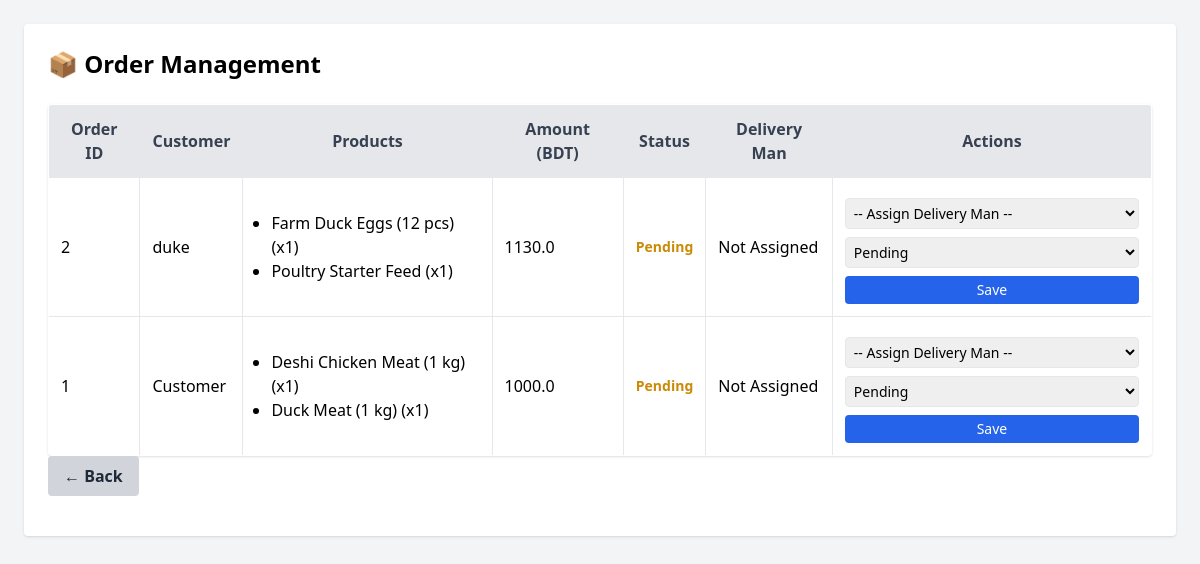
The page /admin/manage-orders (signed in) on the database as committed earlier.
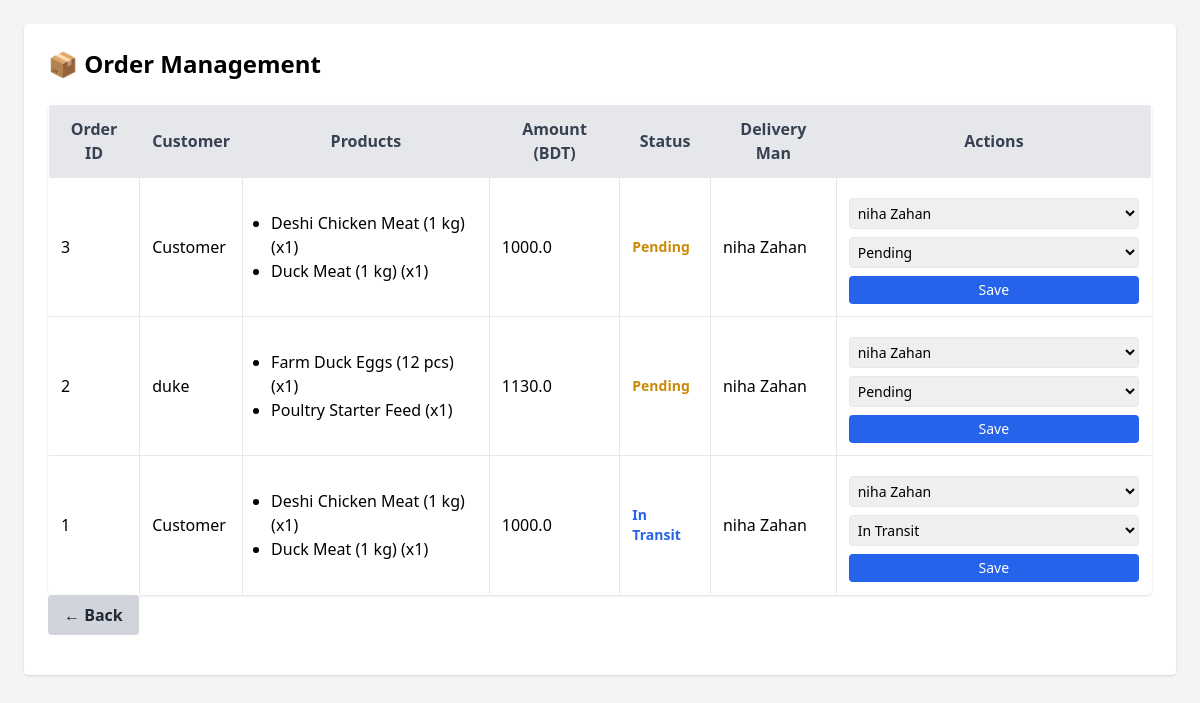
The same page on the database as committed later.
### models.py (models this page shows, shortened)
class Order(db.Model):
    id = db.Column(db.Integer, primary_key=True)
    customer_id = db.Column(db.Integer, db.ForeignKey('user.id'))
    delivery_man_id = db.Column(db.Integer, db.ForeignKey('user.id'))
    status = db.Column(db.String(20), default='Pending')  # Pending, In Transit, Delivered, Cancelled
    total_amount = db.Column(db.Float)
    shipping_address = db.Column(db.Text)
    order_date = db.Column(db.DateTime, default=datetime.utcnow)
    delivery_date = db.Column(db.DateTime)
    priority = db.Column(db.Enum(PriorityLevel), default=PriorityLevel.medium)
    customer = db.relationship('User', foreign_keys=[customer_id], backref='customer_orders')
    delivery_man = db.relationship('User', foreign_keys=[delivery_man_id], backref='delivery_orders')
    @property
    def customer_name(self):
        return self.customer.name if self.customer else "Unknown Customer"

class User(db.Model):
    id = db.Column(db.Integer, primary_key=True)
    email = db.Column(db.String(100), unique=True, nullable=False)
    name = db.Column(db.String(100), nullable=False)
    password = db.Column(db.String(200), nullable=False)
    role = db.Column(db.String(50), nullable=False)  # admin, manager, farmer, delivery_man, customer
    phone = db.Column(db.String(20))
    address = db.Column(db.Text)
    blood_group = db.Column(db.String(5))
    image = db.Column(db.String(200))

class OrderItem(db.Model):
    id = db.Column(db.Integer, primary_key=True)
    order_id = db.Column(db.Integer, db.ForeignKey('order.id'))
    product_id = db.Column(db.Integer, db.ForeignKey('product.id'))
    quantity = db.Column(db.Integer, default=1)
    price = db.Column(db.Float)
    order = db.relationship('Order', backref='items')
    product = db.relationship('Product')

class Product(db.Model):
    id = db.Column(db.Integer, primary_key=True)
    name = db.Column(db.String(100), nullable=False)
    category = db.Column(db.String(100), nullable=False)
    quantity = db.Column(db.Integer, nullable=False)
    unit_price = db.Column(db.Float, nullable=False)
    product_description = db.Column(db.String(200), nullable=True)
    image = db.Column(db.String(100), nullable=True)  # Add this line for the image
    added_by = db.Column(db.Integer, db.ForeignKey('user.id'), nullable=False)

### app.py (the view, shortened to what this page needs)
@app.route('/admin/manage-orders', methods=['GET', 'POST'])
def manage_orders():
    if 'user_id' not in session:
        return redirect(url_for('login'))
    user = User.query.get(session['user_id'])
    if not user or user.role not in ['admin', 'manager']:
        return redirect(url_for('login'))
    orders = Order.query.order_by(Order.priority.desc(), Order.order_date.desc()).all()
    delivery_men = User.query.filter_by(role='delivery_man').all()
    return render_template('admin_manager_orders.html', user=user, orders=orders, delivery_men=delivery_men)

### templates/admin_manager_orders.html (shortened to what this page needs)
<!DOCTYPE html>
<html lang="en">
<head>
    <script src="https://cdn.tailwindcss.com"></script>
</head>
<body class="bg-gray-100 p-6">
  <div class="max-w-7xl mx-auto bg-white p-6 rounded shadow">
    <h1 class="text-2xl font-bold mb-6">📦 Order Management</h1>
    <table class="min-w-full bg-white border rounded shadow overflow-hidden">
      <thead class="bg-gray-200 text-gray-700">
        <tr>
          <th class="p-3 border">Order ID</th>
          <th class="p-3 border">Customer</th>
          <th class="p-3 border">Products</th>
          <th class="p-3 border">Amount (BDT)</th>
          <th class="p-3 border">Status</th>
          <th class="p-3 border">Delivery Man</th>
          <th class="p-3 border">Actions</th>
        </tr>
      </thead>
      <tbody>
        {% for order in orders %}
        <tr class="border-t">
          <td class="p-3 border">{{ order.id }}</td>
          <td class="p-3 border">{{ order.customer_name }}</td>
          <td class="p-3 border">
            <ul class="list-disc pl-4">
              {% for item in order.items %}
              <li>{{ item.product.name }} (x{{ item.quantity }})</li>
              {% endfor %}
            </ul>
          </td>
          <td class="p-3 border">{{ order.total_amount }}</td>
          <td class="p-3 border font-semibold text-sm">
            <span class="{% if order.status == 'Pending' %}text-yellow-600{% elif order.status == 'In Transit' %}text-blue-600{% elif order.status == 'Delivered' %}text-green-600{% endif %}">
              {{ order.status }}
            </span>
          </td>
          <td class="p-3 border">
            {{ order.delivery_man.name if order.delivery_man else "Not Assigned" }}
          </td>
          <td class="p-3 border">
            <form method="POST" class="space-y-2">
              <select name="delivery_man_id" class="border p-1 rounded w-full text-sm">
                <option value="">-- Assign Delivery Man --</option>
                {% for man in delivery_men %}
                  <option value="{{ man.id }}" {% if order.delivery_man_id == man.id %}selected{% endif %}>
                    {{ man.name }}
                  </option>
                {% endfor %}
              </select>
              <select name="status" class="border p-1 rounded w-full text-sm">
                <option value="Pending" {% if order.status == 'Pending' %}selected{% endif %}>Pending</option>
                <option value="In Transit" {% if order.status == 'In Transit' %}selected{% endif %}>In Transit</option>
              </select>
              <button type="submit" class="bg-blue-600 text-white w-full py-1 rounded hover:bg-blue-700 text-sm">
                Save
              </button>
            </form>
          </td>
        </tr>
        {% else %}
        <tr>
          <td colspan="7" class="p-4 text-center text-gray-500">No orders found.</td>
        </tr>
        {% endfor %}
      </tbody>
    </table>
    <div class="mb-4">
      <a href="{% if user.role == 'admin' %}{{ url_for('admin_panel') }}{% elif user.role == 'manager' %}{{ url_for('manager_dashboard') }}{% else %}{{ url_for('customer_dashboard') }}{% endif %}"
        class="inline-block bg-gray-300 hover:bg-gray-400 text-gray-800 font-semibold py-2 px-4 rounded">
        ← Back
      </a>
    </div>
  </div>
</body>
</html>

Rows that differ between the two databases and show on the page:
added Order: id "3", customer_name "Customer", total_amount "1000.0", status "Pending", delivery_man "niha Zahan", delivery_man_id "niha Zahan"
added OrderItem: product.name "Deshi Chicken Meat (1 kg)", quantity "1", shown under "3"
added OrderItem: product.name "Duck Meat (1 kg)", quantity "1", shown under "3"
changed Order "duke": delivery_man "Not Assigned" → "niha Zahan"; delivery_man_id "-- Assign Delivery Man --" → "niha Zahan"
changed Order id 1: status "Pending" → "In Transit"; delivery_man "Not Assigned" → "niha Zahan"; delivery_man_id "-- Assign Delivery Man --" → "niha Zahan"
